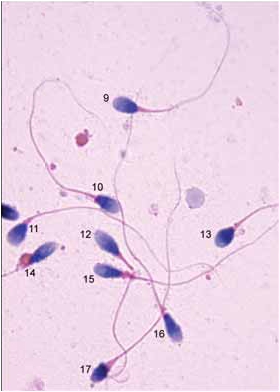
#> input picture resources/1.tif, 280 x 392 px; its folder holds only this picture in this run
$ python analyze.py   (older library calls are emulated)
#> lines starting #> are read from the running program, lines starting #| are printed output that depends on the picture; after the words box and inside, x2 and y2 are one past the last pixel; in counts of white or black regions, pixels touching at a corner belong together
import cv2
import numpy as np

def filter_my_contours(image,contours):
    filtered_contours = []

    for i in contours:
        area = cv2.contourArea(i)
        if (area >= 2) and (area <= 500):
            filtered_contours.append(i)

    return filtered_contours

for x in range(1, 19):
    name  = "./resources/%d.tif" % (x)
    image = cv2.imread(name)
#> image is the input picture: shape (392, 280, 3); mean B, G, R 231.2, 211.8, 235.2
    image_orig = image.copy()
    gray  = cv2.cvtColor(image, cv2.COLOR_BGR2GRAY)
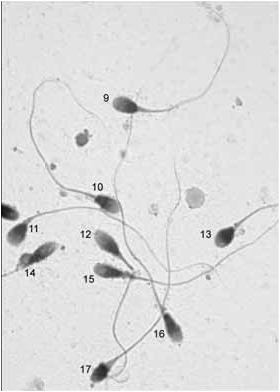
#> gray: shape (392, 280); min 5, max 255, mean 221.1

    ret , threshold = cv2.threshold(gray, 130, 255, cv2.THRESH_BINARY)
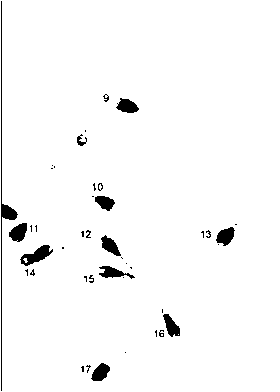
#> threshold: shape (392, 280); 97.3% white; 42 black regions (25 under 20 px), largest, box (x1, y1, x2, y2) and area: (1, 1, 18, 391) 570, (20, 245, 53, 266) 320, (9, 223, 27, 242) 234
    kernel = np.ones((3,3), np.uint8)
    threshold = cv2.bitwise_not(threshold)
    threshold = cv2.erode(threshold, kernel,iterations = 2)
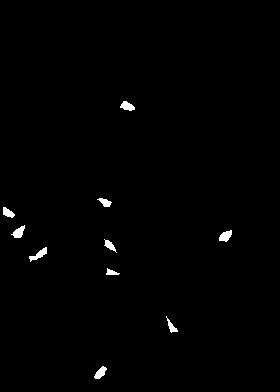
#> threshold: shape (392, 280); 0.78% white; 10 white regions

    _,contours,_     = cv2.findContours(threshold, cv2.RETR_LIST, cv2.CHAIN_APPROX_SIMPLE)
#> contours = 10 contours; largest, box (x1, y1, x2, y2) and area: (219, 230, 232, 242) 84, (29, 247, 47, 262) 82, (11, 225, 25, 238) 80, (94, 366, 107, 379) 78, (120, 101, 135, 111) 78
    filtered_contours = filter_my_contours(threshold, contours)
#> the loop in filter_my_contours, `for i in contours:` made 10 passes
#> area on passes 1 to 10: 78.5, 50, 38.5, 82, 56.5, 84, 80, 65, 58.5, 77.5
#> after the loop in filter_my_contours, `for i in contours:`: filtered_contours has the same summary as contours outside filter_my_contours
#> filtered_contours has the same summary as contours

    title = "%d - sperm numbers %d" % (x, len(filtered_contours) )
#> title = '1 - sperm numbers 10'

    cv2.drawContours(image, filtered_contours, -1, (0, 200, 0), 2)
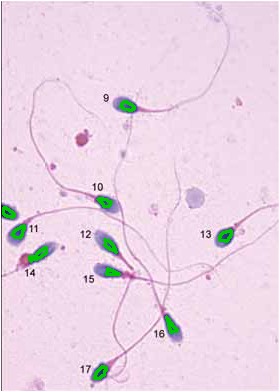
#> image: shape (392, 280, 3); 1.11% of pixels changed, all inside (x1, y1, x2, y2) = (2, 100, 233, 380)
    file_path = './output/'+ title
#> file_path = './output/1 - sperm numbers 10'
    print(file_path)
#| ./output/1 - sperm numbers 10
#> (the run stopped early here; a loop or call above may not have finished)
